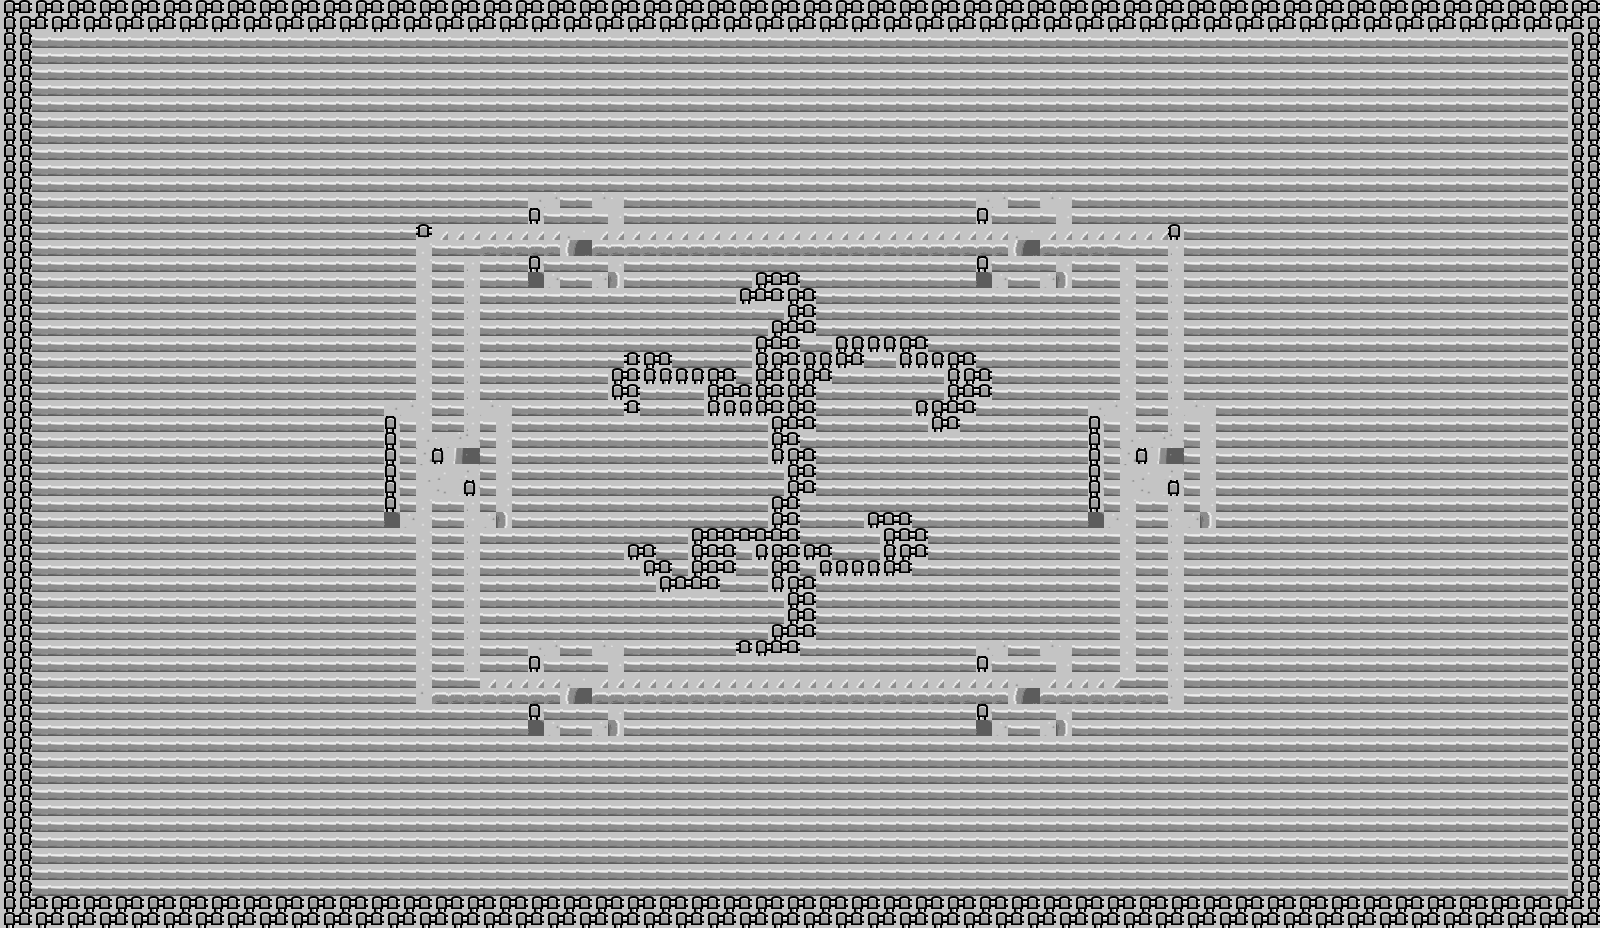

Below is a game level as drawn by its tile map, then a one-line description and the .tmx that defines it (tile-layer data replaced by summaries):
An orthogonal 100x58 tile map with 16x16 px tiles, 3 tile layers (backgroundLayer, buidingLayer, blockLayer).

<map version="1.0" orientation="orthogonal" width="100" height="58" tilewidth="16" tileheight="16">
 <tileset firstgid="1" name="tiles" tilewidth="16" tileheight="16">
  <image source="../images/tiles/tiles.png" width="128" height="128" />
 </tileset>
 <layer name="backgroundLayer" width="100" height="58">
  <data>[5800 cells, 5800 non-empty, 9 distinct tile ids]</data>
 </layer>
 <layer name="buidingLayer" width="100" height="58">
  <data>[5800 cells, 60 non-empty, 28 distinct tile ids]</data>
 </layer>
 <layer name="blockLayer" width="100" height="58">
  <data>[5800 cells, 844 non-empty, 10 distinct tile ids]</data>
 </layer>
</map>